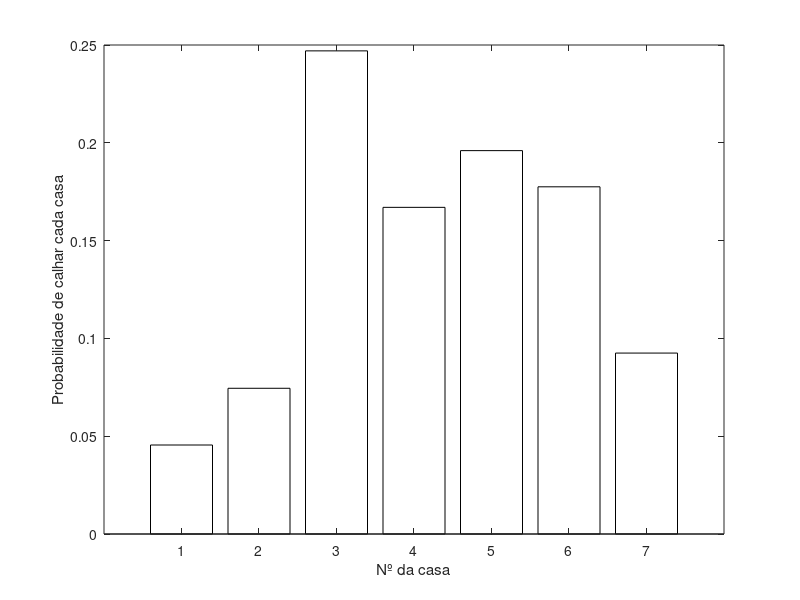
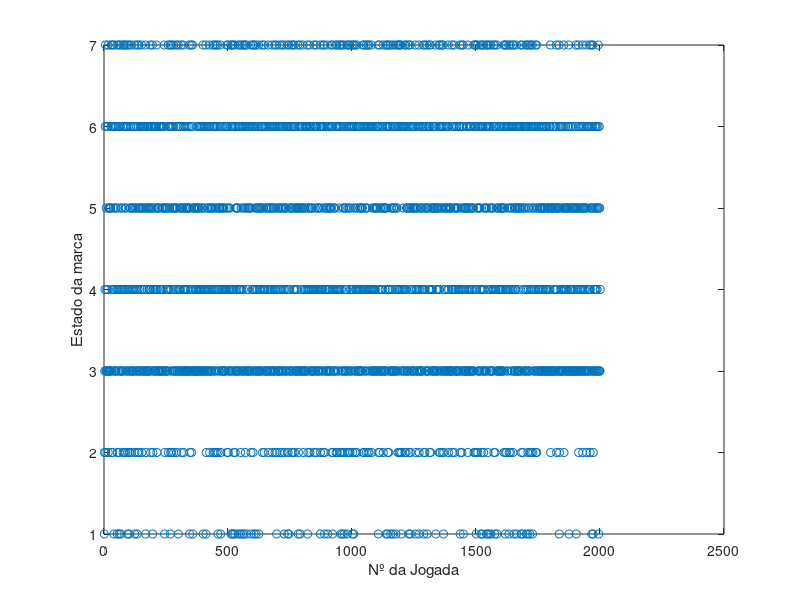
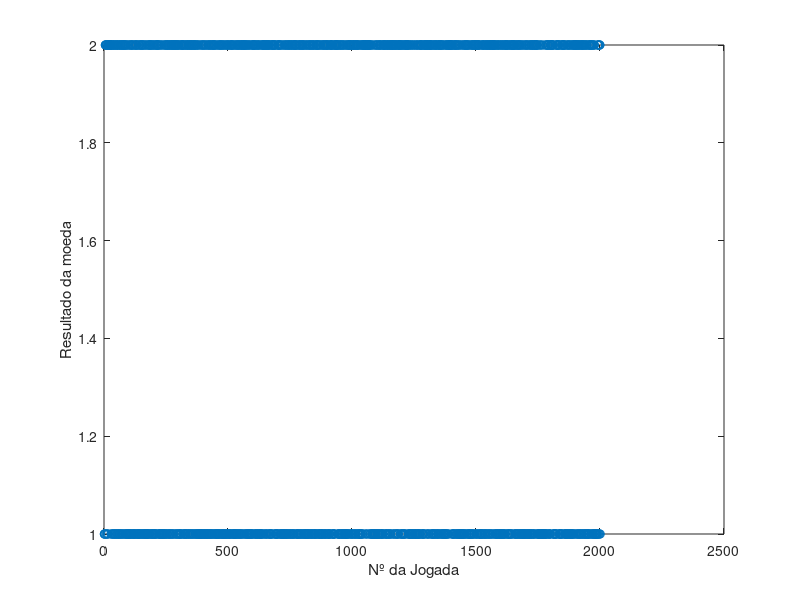

Recreate these plots in MATLAB, in order. (Note: this script raises an error after producing the figures.)
close all;
Njogadas=2000;
NMC=1; %Número de runs
Ndiscard=0;
Ncasas=7;
z = zeros(NMC,Ncasas); %número de estados do jogo, que indica o número de vezes que se caiu em cada casa
y = zeros(1,Njogadas); % dimensão igual ao número de jogadas em cada run de Monte Carlo, que indica as casas em que se caiu em cada jogada
Aluguer = [10,10,0,15,20,25,35];
estados = [2,3,4,5,6,3,1;
           3,4,5,6,3,7,2]; %representação da máquina de estados a posição estados(1,1) representa a casa onde se vai para caso estejamos na casa 1 e calhe cara
Lucro_av = zeros(1,Ncasas);
coinflips = zeros(1,Njogadas);
zfreq = zeros(1,Ncasas);
%rand('state',0)
espera = 0;
first = 1;
hh = waitbar(espera,"Doing stuff");


for i=1:1:NMC
    x = 0; %variável escalar que indica o número do estado em que a marca do jogador está em cada instante;
    espera = espera + 1/NMC;
    waitbar(espera,hh,"Doing stuff");
    for k=1:1:Njogadas+1 % a inicial n conta para o nº de jogadas         
        avanca = randi([1 2]); % lançamento da moeda
        coinflips(k)=avanca;
        if x == 0              % no inicio está "fora do tabuleiro"
            x = avanca;        % ou vai para o 1 ou para o 2
        else    
            x = estados(avanca,x);  % avança segundo o diagrama
        end
        y(k) = x;
        if k > Ndiscard+1    
            z(i,x) = z(i,x)+1;
        end
    end 
    if first == 1
        figure(10)
        plot(1:1:Njogadas+1, y, 'o')
        xlabel('Nº da Jogada')
        ylabel('Estado da marca')
        figure(11)
        plot(1:1:Njogadas+1, coinflips, 'o')
        xlabel('Nº da Jogada')
        ylabel('Resultado da moeda')
        first = 0;
    end
end
for i=1:1:Ncasas
    zfreq(i) = sum(z(:,i))/((Njogadas-Ndiscard)*NMC);
    Lucro_av(i) = Aluguer(i) * zfreq(i);
end
figure(1)
b = bar(1:7, zfreq(1,:),'FaceColor','flat');
xlabel('Nº da casa')
ylabel('Probabilidade de calhar cada casa')
b.CData(1:3,:)=[0, 0.4470 ,0.7410 ;0.8500, 0.3250, 0.0980;0.9290, 0.6940, 0.1250];
b.CData(4:6,:)=[0, 0.4470 ,0.7410 ;0.8500, 0.3250, 0.0980;0.9290, 0.6940, 0.1250];

figure(2)
b1 = bar(1:7, Lucro_av(1,:),'FaceColor','flat');
xlabel('Nº da casa')
ylabel('Lucro médio de cada casa[€/Jogada]')

b1.CData(1:3,:)=[0, 0.4470 ,0.7410 ;0.8500, 0.3250, 0.0980;0.9290, 0.6940, 0.1250];
b1.CData(4:6,:)=[0, 0.4470 ,0.7410 ;0.8500, 0.3250, 0.0980;0.9290, 0.6940, 0.1250];
close(hh)
